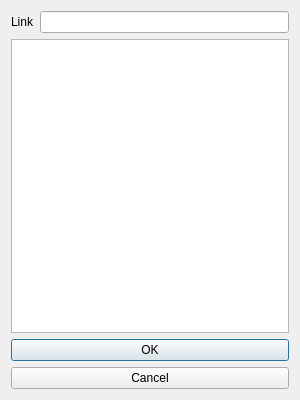
<?xml version="1.0" encoding="UTF-8"?>
<ui version="4.0">
 <class>Link</class>
 <widget class="QDialog" name="Link">
  <property name="geometry">
   <rect>
    <x>0</x>
    <y>0</y>
    <width>300</width>
    <height>400</height>
   </rect>
  </property>
  <property name="windowTitle">
   <string>Dialog</string>
  </property>
  <layout class="QVBoxLayout" name="verticalLayout">
   <item>
    <layout class="QFormLayout" name="formLayout">
     <item row="0" column="0">
      <widget class="QLabel" name="label">
       <property name="text">
        <string>Link</string>
       </property>
      </widget>
     </item>
     <item row="0" column="1">
      <widget class="QLineEdit" name="address"/>
     </item>
    </layout>
   </item>
   <item>
    <widget class="QPlainTextEdit" name="PlainText"/>
   </item>
   <item>
    <widget class="QPushButton" name="OkButton">
     <property name="text">
      <string>OK</string>
     </property>
    </widget>
   </item>
   <item>
    <widget class="QPushButton" name="CancelButton">
     <property name="text">
      <string>Cancel</string>
     </property>
    </widget>
   </item>
  </layout>
 </widget>
 <resources/>
 <connections/>
</ui>
